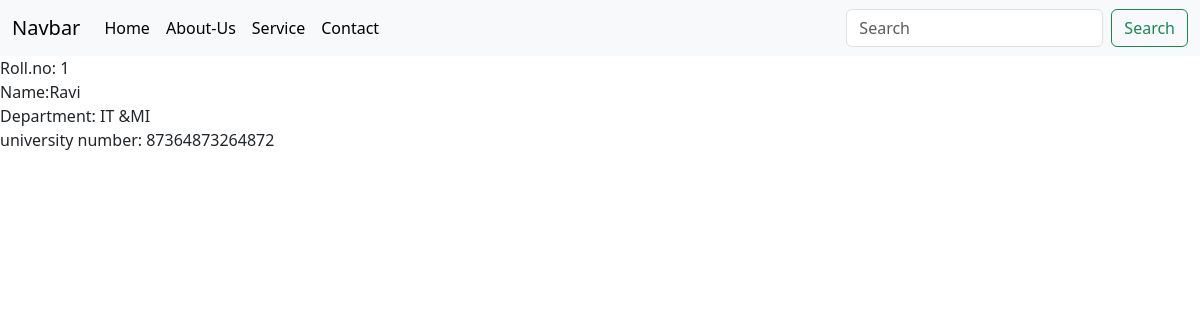
/studentdetail/1, run on the app's committed database.
### It/models.py (models this page shows)
class Student(models.Model):
    name = models.CharField(max_length=50)
    department= models.CharField(max_length=20)
    rollno = models.IntegerField()
    def __str__(self):
        return self.name

### It/views.py (the view)
# urls.py: path('studentdetail/<pk>', views.studentdetail, name='studentdetail'),
def studentdetail(request, pk):
    student = Student.objects.get(pk=pk)
    context = {'student': student}
    return render(request, 'studentdetail.html', context)

### templates/studentdetail.html (shortened to what this page needs)
{% extends 'base.html' %}
    {% block content %}
    Roll.no: {{student.id}}<br>
    Name:{{student}}<br>
    Department: {{student.department}}<br>
    university number: {{student.rollno}}<br>
    {% endblock %}

### data on the page
Student: id "1", name "Ravi", department "IT &MI", rollno "87364873264872"
